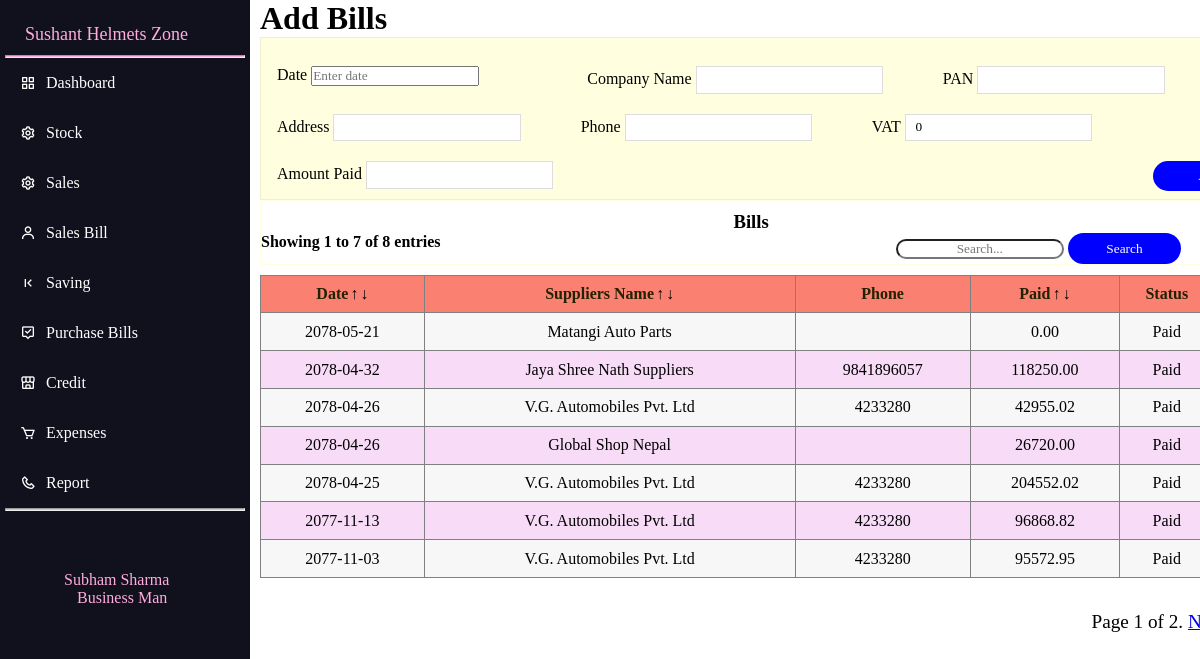
The page /purchase-bill on the database its author committed.
### home/models.py (models this page shows, shortened)
class Purchasebill(models.Model):
    Date=models.CharField(max_length=100)
    Company_name=models.CharField(max_length=255)
    Pan=models.CharField(max_length=255)
    Customer_phone=models.CharField(max_length=255)
    Customer_address=models.CharField(max_length=255)
    Vat=models.DecimalField(max_digits=100,decimal_places=2)
    Paid=models.DecimalField(max_digits=100,decimal_places=2)
    class Meta:
        ordering=('-Date',)

### home/views.py (the view)
# urls.py: path('purchase-bill',views.purchasebill),
def purchasebill(request):
    objec=Purchasebill.objects.all()
    count=0
    for data in objec:
        count+=1
    p=Paginator(objec,7)
    page=request.GET.get('page')
    data=p.get_page(page)
    start=data.start_index()
    end=data.end_index()
    return render(request,'purchasebill.html',{'data':data,'count':count,'start':start,'end':end})

### templates/purchasebill.html (shortened to what this page needs)
{%load static%}
{%include 'index.html'%}
<!DOCTYPE html>
<html lang="en">
<head>
    <link rel="stylesheet" href="{%static 'date_picker\css\nepali.datepicker.v3.7.min.css'%}">
</head>
<body>
    {%block content%}
    <div class="new">
    <h1>Add Bills</h1>
    <div>
    <form method='POST' action='purchasebilltemplate'>
    <div class="same">
    <div class="main">
        <div class="date">
            <label for="">Date</label>
            <input type="text" name="date" required="required" id="date_picker" data-hidden="true" placeholder="Enter date">
        </div>
        <div class="product">
            <label>Company Name</label>
            <input class="in-but" name="cname" required="required">
        </div>
        <div class="tquantity">
            <label>PAN</label>
            <input class="in-but" type="number" name="pan" >
        </div>
        </div>
        <div class="main">
        <div class="">
            <label>Address</label>
            <input class="in-but" type="text" name="caddress">
        </div>
        <div class="tquantity">
            <label>Phone</label>
            <input class="in-but" type="number" name="cphone">
        </div>
        <div class="tquantity">
            <label>VAT</label>
            <input class="in-but" type="number" name="vat" value=0 required="required">
        </div>
        </div>
        <div class="main">
        <div>
            <label>Amount Paid</label>
            <input class="in-but" type="text" name="paid" required="required">
        </div>
        <div class="add">
            <button>Add</button>
        </div>
        </div>
        </div>
    </form>
    {%endblock%}
      <div class="tit">
          <h3>Bills</h3>
          <div class="serch">
              <form method='POST' action='searchpb'>
                  <div class="box">
                      <div class="pagi">
                        <h4>Showing {{start}} to {{end}} of {{count}} entries</h4>
                        </div>
                        <div class="padd">
                        <input class="box2" type="text" name="findtext" placeholder="Search...">
              <button>Search</button>
              </div>
                  </div>
              </div>
          </div>
          </div>
          <div class="fortable">
              <table border="1" cellspacing=0 >
                  <thead>
                      <tr>
                      <th>Date<a class ="arr" href="datei">↑</a><a class="arr" href="dated">↓</a></th>
                          <th>Suppliers Name<a class ="arr" href="cd">↑</a><a class="arr" href="ci">↓</a></th>
                          <th>Phone</th>
                          <th>Paid<a class ="arr" href="paidi">↑</a><a class="arr" href="paidd">↓</a></th>
                          <th>Status</th>
                      </tr>
                  </thead>
                  <tbody>
                      {%for obj in data%}
                      <tr>
                          <td>{{obj.Date|capfirst}}</td>
                          <td>{{obj.Company_name|capfirst}}</td>
                          <td>{{obj.Customer_phone|capfirst}}</td>
                          <td>{{obj.Paid}}</td>
                         <td>Paid</td>
                      </tr>
                    {%endfor%}
                  </tbody>
              </table>
          </div>
      </div>
   <div class="new">
    <div class="pagination">
         <span class="step-links">
                       <span class="current">      Page {{ data.number }} of {{ data.paginator.num_pages }}.    </span>
                         {% if data.has_next %}
                             <a href="?page={{ data.next_page_number }}">Next</a>
                             {% endif %}  </span>
                             </div>
                             </div>
</body>
</html>

### rows shown on the page
Purchasebill: Date "2078-05-21", Company_name "Matangi Auto Parts", Paid "0.00"
Purchasebill: Date "2078-04-32", Company_name "Jaya Shree Nath Suppliers", Customer_phone "9841896057", Paid "118250.00"
Purchasebill: Date "2078-04-26", Company_name "V.G. Automobiles Pvt. Ltd", Customer_phone "4233280", Paid "42955.02"
Purchasebill: Date "2078-04-26", Company_name "Global Shop Nepal", Paid "26720.00"
Purchasebill: Date "2078-04-25", Company_name "V.G. Automobiles Pvt. Ltd", Customer_phone "4233280", Paid "204552.02"
Purchasebill: Date "2077-11-13", Company_name "V.G. Automobiles Pvt. Ltd", Customer_phone "4233280", Paid "96868.82"
Purchasebill: Date "2077-11-03", Company_name "V.G. Automobiles Pvt. Ltd", Customer_phone "4233280", Paid "95572.95"

### other values the page prints
{{ start }} "1"
{{ end }} "7"
{{ count }} "8"
{{ data.number }} "1"
{{ data.paginator.num_pages }} "2"
